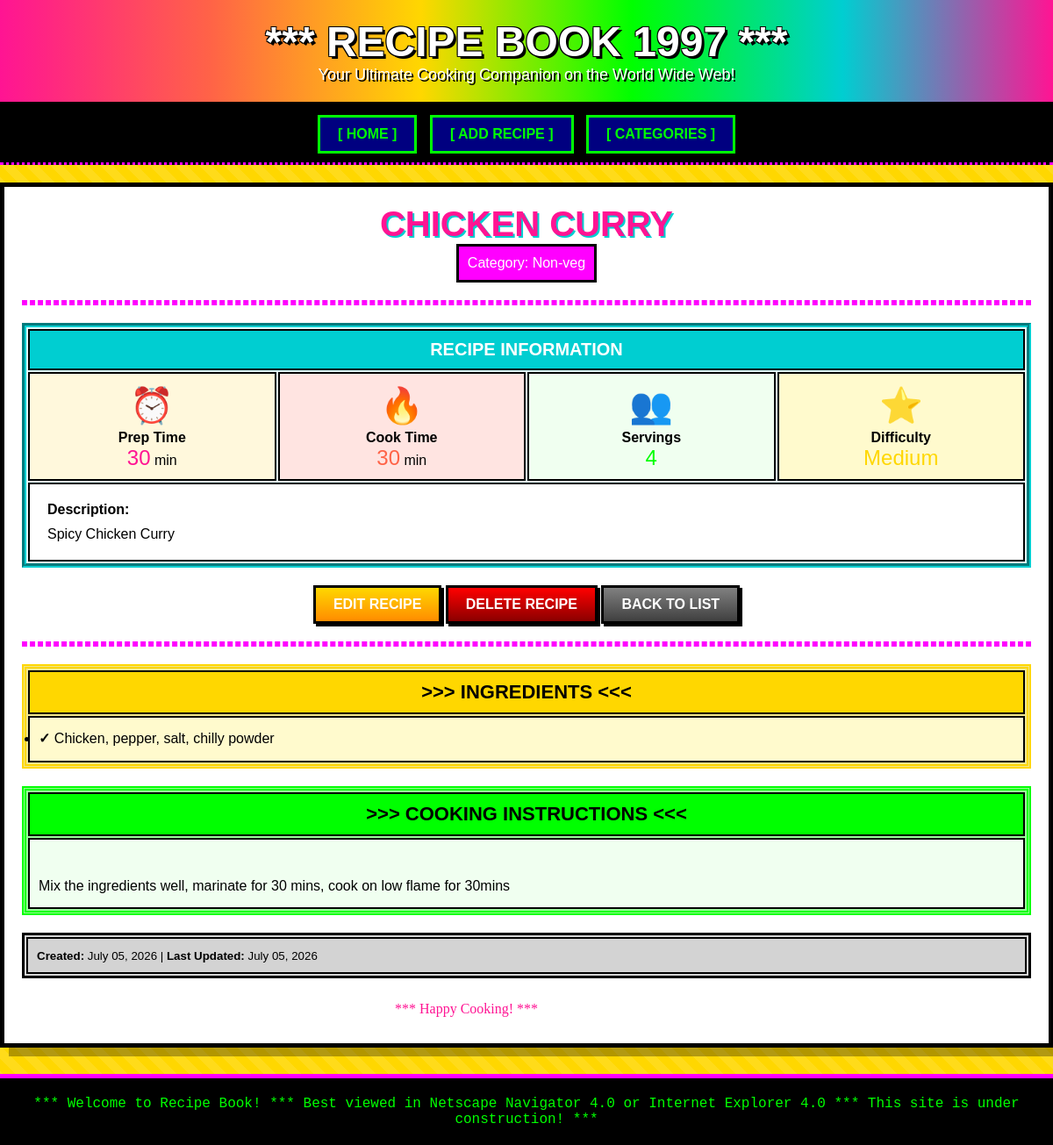
Page /recipe/1/ on the committed database.
### recipes/models.py (models this page shows, shortened)
class Recipe(models.Model):
    DIFFICULTY_CHOICES = [
        ('easy', 'Easy'),
        ('medium', 'Medium'),
        ('hard', 'Hard'),
    ]
    title = models.CharField(max_length=200)
    category = models.ForeignKey(Category, on_delete=models.CASCADE, related_name='recipes')
    description = models.TextField(help_text="Brief description of the recipe")
    ingredients = models.TextField(help_text="List all ingredients (one per line)")
    instructions = models.TextField(help_text="Step-by-step cooking instructions")
    prep_time = models.IntegerField(help_text="Preparation time in minutes")
    cook_time = models.IntegerField(help_text="Cooking time in minutes")
    servings = models.IntegerField(default=4, help_text="Number of servings")
    difficulty = models.CharField(max_length=10, choices=DIFFICULTY_CHOICES, default='medium')
    created_at = models.DateTimeField(default=timezone.now)
    updated_at = models.DateTimeField(auto_now=True)
    class Meta:
        ordering = ['-created_at']

class Category(models.Model):
    name = models.CharField(max_length=100, unique=True)
    description = models.TextField(blank=True, null=True)
    created_at = models.DateTimeField(default=timezone.now)
    class Meta:
        verbose_name_plural = "Categories"
        ordering = ['name']

### recipes/views.py (the view)
# urls.py: path('recipe/<int:pk>/', views.recipe_detail, name='recipe_detail'),
def recipe_detail(request, pk):
    recipe = get_object_or_404(Recipe, pk=pk)
    ingredients_list = recipe.ingredients.split('\n')
    context = {
        'recipe': recipe,
        'ingredients_list': ingredients_list,
    }
    return render(request, 'recipes/recipe_detail.html', context)

### templates/recipes/recipe_detail.html (shortened to what this page needs)
{% extends 'base.html' %}
{% block content %}
<center>
    <h1 style="font-size: 2.5em;">{{ recipe.title|upper }}</h1>
    <p style="background: #FF00FF; color: #FFF; padding: 10px; display: inline-block; border: 3px solid #000;">
        Category: {{ recipe.category.name }}
    </p>
</center>
<hr>
<table width="100%" cellpadding="15" style="background: #E0FFFF; border: 5px groove #00CED1; margin: 20px 0;">
    <tr>
        <td bgcolor="#00CED1" colspan="4" style="color: #FFF; font-weight: bold; text-align: center; font-size: 20px;">
            RECIPE INFORMATION
        </td>
    </tr>
    <tr>
        <td width="25%" align="center" bgcolor="#FFF8DC">
            <img alt="clock"><br>
            <b>Prep Time</b><br>
            <span style="font-size: 24px; color: #FF1493;">{{ recipe.prep_time }}</span> min
        </td>
        <td width="25%" align="center" bgcolor="#FFE4E1">
            <img alt="fire"><br>
            <b>Cook Time</b><br>
            <span style="font-size: 24px; color: #FF6347;">{{ recipe.cook_time }}</span> min
        </td>
        <td width="25%" align="center" bgcolor="#F0FFF0">
            <img alt="people"><br>
            <b>Servings</b><br>
            <span style="font-size: 24px; color: #00FF00;">{{ recipe.servings }}</span>
        </td>
        <td width="25%" align="center" bgcolor="#FFFACD">
            <img alt="star"><br>
            <b>Difficulty</b><br>
            <span style="font-size: 24px; color: #FFD700;">{{ recipe.get_difficulty_display }}</span>
        </td>
    </tr>
    <tr>
        <td colspan="4" bgcolor="#FFFFFF" style="padding: 20px;">
            <b>Description:</b><br>
            <p style="font-size: 16px; margin-top: 10px;">{{ recipe.description }}</p>
        </td>
    </tr>
</table>
<center style="margin: 20px 0;">
    <a href="{% url 'recipe_update' recipe.pk %}" class="btn btn-warning">EDIT RECIPE</a>
    <a href="{% url 'recipe_delete' recipe.pk %}" class="btn btn-danger">DELETE RECIPE</a>
    <a href="{% url 'home' %}" class="btn btn-secondary">BACK TO LIST</a>
</center>
<hr>
<table width="100%" cellpadding="15" style="background: #F0E68C; border: 5px double #FFD700; margin: 20px 0;">
    <tr>
        <td bgcolor="#FFD700" style="font-weight: bold; text-align: center; font-size: 22px;">
            >>> INGREDIENTS <<<
        </td>
    </tr>
    <tr>
        <td bgcolor="#FFFACD">
            <ul style="font-size: 16px; line-height: 1.8;">
                {% for ingredient in ingredients_list %}
                {% if ingredient.strip %}
                <li><b>✓</b> {{ ingredient }}</li>
                {% endif %}
                {% endfor %}
            </ul>
        </td>
    </tr>
</table>
<table width="100%" cellpadding="15" style="background: #98FB98; border: 5px double #00FF00; margin: 20px 0;">
    <tr>
        <td bgcolor="#00FF00" style="font-weight: bold; text-align: center; font-size: 22px;">
            >>> COOKING INSTRUCTIONS <<<
        </td>
    </tr>
    <tr>
        <td bgcolor="#F0FFF0" style="white-space: pre-line; font-size: 16px; line-height: 1.8;">
{{ recipe.instructions }}
        </td>
    </tr>
</table>
<table width="100%" cellpadding="10" style="background: #D3D3D3; border: 3px solid #000; margin: 20px 0;">
    <tr>
        <td>
            <small>
                <b>Created:</b> {{ recipe.created_at|date:"F d, Y" }} |
                <b>Last Updated:</b> {{ recipe.updated_at|date:"F d, Y" }}
            </small>
        </td>
    </tr>
</table>
<center>
    <img alt="decoration">
</center>
{% endblock %}

### templates/base.html (shortened to what this page needs)
<!doctype html>
<html lang="en">
  <head>
  </head>
  <body>
    <div class="header">
      <h1>*** RECIPE BOOK 1997 ***</h1>
      <p style="color: #fff; font-size: 18px; text-shadow: 2px 2px #000">
        Your Ultimate Cooking Companion on the World Wide Web!
      </p>
    </div>
    <div class="nav-bar">
      <a href="{% url 'home' %}">[ HOME ]</a>
      <a href="{% url 'recipe_create' %}">[ ADD RECIPE ]</a>
      <a href="{% url 'category_list' %}">[ CATEGORIES ]</a>
    </div>
    <div class="container">{% block content %} {% endblock %}</div>
    <div class="footer">
      <marquee>
        *** Welcome to Recipe Book! *** Best viewed in Netscape Navigator 4.0 or
        Internet Explorer 4.0 *** This site is under construction! ***
      </marquee>
    </div>
  </body>
</html>

### templates/base.html (style rules this page uses)
* { margin: 0; padding: 0; box-sizing: border-box; }
body { background: #ffd700; font-family: "Comic Sans MS", "Arial", sans-serif; color: #000; min-height: 100vh; background-image: repeating-linear-gradient( 45deg, transparent, transparent 10px, rgba(255, 255, 255, 0.1) 10px, rgba(255, 255, 255, 0.1) 20px ); }
.header { background: linear-gradient( to right, #ff1493, #ff6347, #ffd700, #00ff00, #00ced1, #ff1493 ); padding: 20px; text-align: center; border-bottom: 5px solid #000; box-shadow: 0 5px 15px rgba(0, 0, 0, 0.5); }
.header h1 { font-size: 3em; color: #ffffff; text-shadow: 3px 3px 0 #000, -1px -1px 0 #000, 1px -1px 0 #000, -1px 1px 0 #000; animation: rainbow 3s infinite; }
.nav-bar { background: #000; padding: 10px; text-align: center; border-bottom: 3px dotted #ff00ff; }
.nav-bar a { color: #00ff00; text-decoration: none; padding: 10px 20px; margin: 0 5px; background: #000080; border: 3px solid #00ff00; display: inline-block; font-weight: bold; font-size: 16px; }
.container { max-width: 1200px; margin: 20px auto; padding: 20px; background: #ffffff; border: 5px solid #000; box-shadow: 10px 10px 0 rgba(0, 0, 0, 0.3); }
.footer { background: #000; color: #00ff00; text-align: center; padding: 20px; margin-top: 30px; border-top: 5px solid #ff00ff; font-family: "Courier New", monospace; }
h1, h2, h3 { color: #ff1493; text-shadow: 2px 2px 0 #00ced1; }
.btn { background: linear-gradient(to bottom, #ff6347, #ff1493); color: #ffffff; border: 3px solid #000; padding: 10px 20px; font-weight: bold; font-size: 16px; cursor: pointer; text-decoration: none; display: inline-block; box-shadow: 3px 3px 0 #000; }
.btn-warning { background: linear-gradient(to bottom, #ffd700, #ff8c00); }
.btn-danger { background: linear-gradient(to bottom, #ff0000, #8b0000); }
.btn-secondary { background: linear-gradient(to bottom, #808080, #404040); }
hr { border: 3px dashed #ff00ff; margin: 20px 0; }
table { border: 5px double #000; width: 100%; background: #fff; }
td, th { border: 2px solid #000; padding: 10px; }

### rows in the picture
Recipe: title "CHICKEN CURRY", category.name "Non-veg", prep_time "30", cook_time "30", servings "4", difficulty "Medium", description "Spicy Chicken Curry", ingredients_list "Chicken, pepper, salt, chilly powder", instructions "Mix the ingredients well, marinate for 30 mins, cook on low flame for 30mins", created_at "July 05, 2026", updated_at "July 05, 2026"
